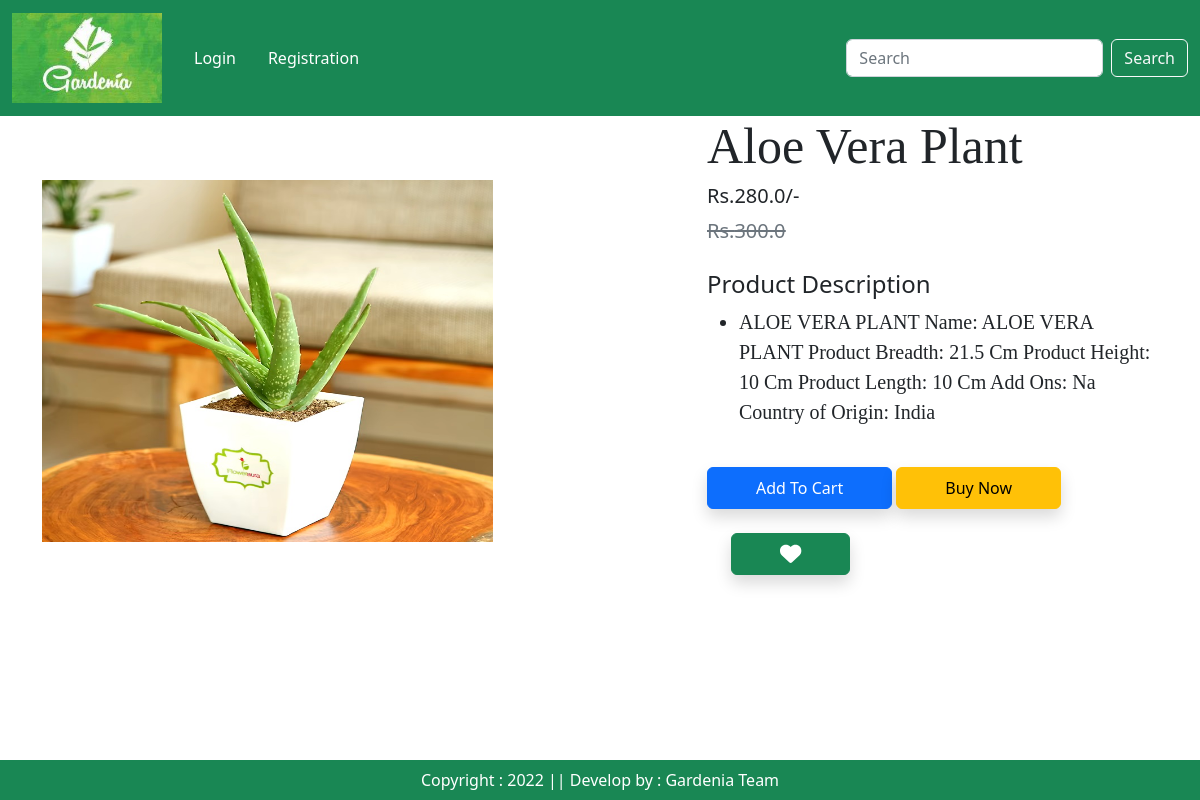
/product-detail/6, run on the app's committed database.
### app/models.py (models this page shows, shortened)
class Product(models.Model):
    title = models.CharField(max_length=100)
    selling_price = models.FloatField()
    discounted_price = models.FloatField()
    description = models.TextField()
    category = models.CharField(choices=CATEGORY_CHOICES,max_length=5)
    product_image = models.ImageField(upload_to='product')

### app/views.py (the view)
# urls.py: path("product-detail/<int:pk>",views.ProductDetail.as_view(),name="product-detail"),
class ProductDetail(View):
    def get(self,request,pk):
        product = Product.objects.get(pk=pk)
        wishlist = Wishlist.objects.filter(Q(product=product) & Q(user=request.user.id))
        totalitem=0
        wishitem=0
        if request.user.is_authenticated:
            totalitem = len(Cart.objects.filter(user=request.user))
            wishitem = len(Wishlist.objects.filter(user=request.user))
        return render(request,"app/productdetail.html",locals())

### app/templates/app/productdetail.html (shortened to what this page needs)
{% extends 'app/base.html' %}
{% load static %}
{% block main-content %}
    <div class="container">
        <div class="row flex justify-content-between">
            <div class="img2 col-lg-5 mt-5">
                <img src="{{product.product_image.url}}" class="image col-xs-6 col-sm-12 col-lg-12 mt-3 text-sm-center w-100 h-75" alt="">
            </div>
            <div class="productdetail col-lg-5">
                <h1 style="font-family: Georgia; font-size: 50px;">{{product.title}}</h1>
                <h5>Rs.{{product.discounted_price}}/-</h5>
                <small class="text-decoration-line-through text-muted fs-5"><del>Rs.{{product.selling_price}}</del></small>
                <br><br><h4>Product Description</h4>
                <ul class="fs-5" style="font-family: Rajdhani;">
                    <li>{{product.description}}</li>
                </ul>
                <br>
                <form action="/add-to-cart" class="d-inline">
                    <button type="submit" class="btn btn-primary shadow px-5 py-2">Add To Cart</button>
                </form>
                <a href="{% url 'showcart' %}" class="btn btn-warning shadow px-5 py-2">Buy Now</a><br/><br/>
                {% if wishlist %}
                <a pid={{product.id}} class="minus-wishlist btn btn-danger shadow px-5 py-2 ms-4"><i class="fas fa-heart fa-lg"></i></a>
                {% else %}
                <a pid={{product.id}} class="plus-wishlist btn btn-success shadow px-5 py-2 ms-4"><i class="fas fa-heart fa-lg"></i></a>
                {% endif %}
               <br><br>
               <br><br>
            </div>
        </div>
    </div>
{% endblock main-content %}

### app/static/app/css/style.css (style rules this page uses)
body { overflow-x: hidden; }

### data on the page
Product: product_image (picture), title "Aloe Vera Plant", discounted_price "280.0", selling_price "300.0", description "ALOE VERA PLANT Name: ALOE VERA PLANT Product Breadth: 21.5 Cm Product Height: 10 Cm Product Length: 10 Cm Add Ons: Na Country of Origin: India"
